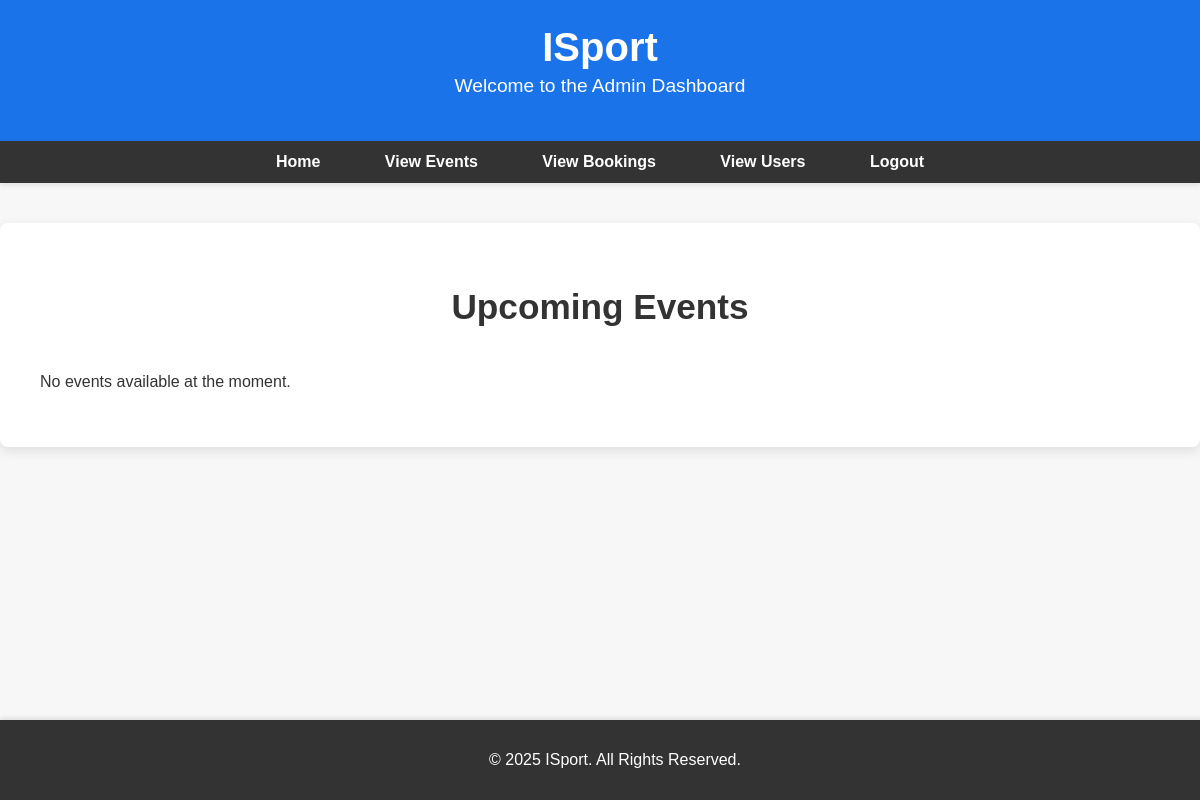
Page /viewusers/ on the earlier database version.
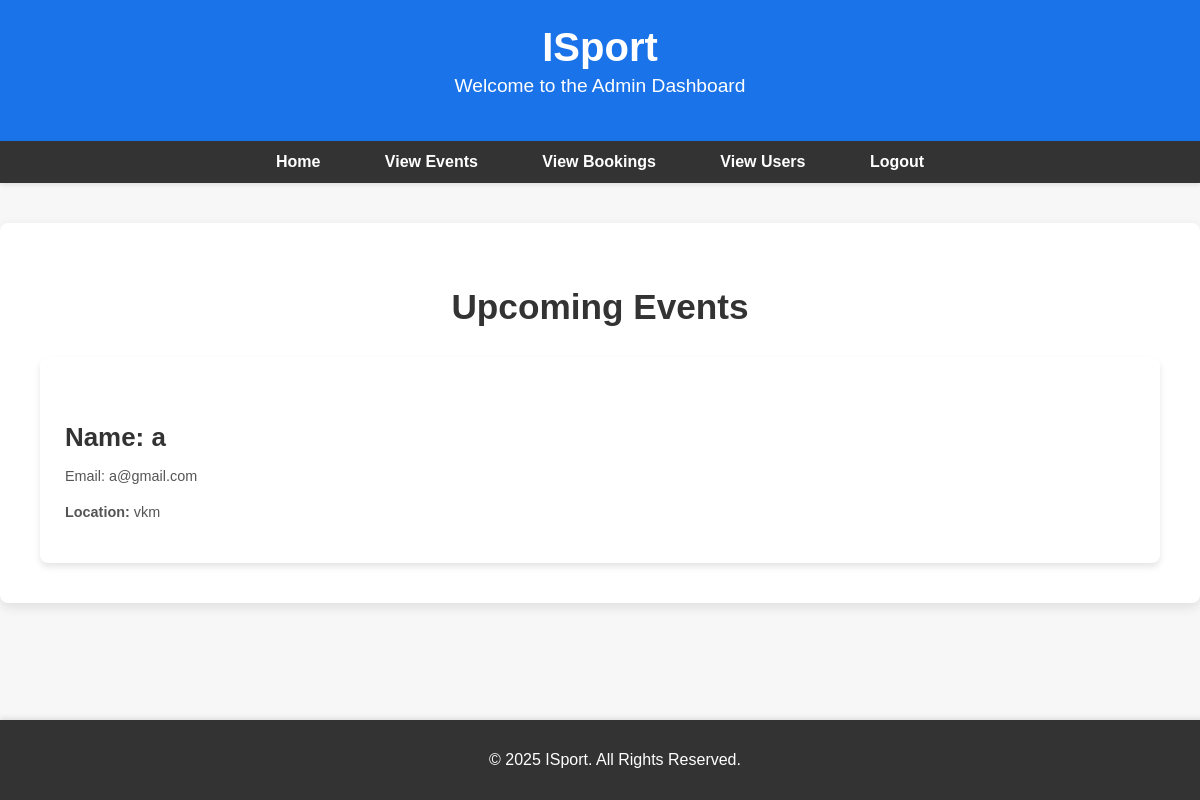
Same page on the later database version.
### app/models.py (models this page shows, shortened)
class FanRegister(models.Model):
    email = models.EmailField(unique=True)
    name = models.TextField()
    phone = models.IntegerField()
    password = models.TextField()
    location= models.TextField()
    confirm_password=models.TextField()
    favoriteevent=models.TextField()
    favoriteteam=models.TextField()

### app/views.py (the view)
# urls.py: path('viewusers/', views.viewusers, name='viewusers'),
def viewusers(request):
    users=FanRegister.objects.all()
    return render(request,'admin/viewusers.html',{'users':users})

### templates/admin/viewusers.html (shortened to what this page needs)
<!DOCTYPE html>
<html lang="en">
<head>
</head>
<body>
    <header>
        <h1>ISport</h1>
        <p>Welcome to the Admin Dashboard</p>
    </header>
    <nav>
        <ul>
            <li><a href="../adminhome">Home</a></li>
            <li><a href="../adminview_events">View Events</a></li>
            <li><a href="../adminbookings">View Bookings</a></li>
            <li><a href="../viewusers">View Users</a></li>
            <li><a href="../logout">Logout</a></li>
        </ul>
    </nav>
    <div class="content-wrapper">
        <h1>Upcoming Events</h1>
        <div class="events-container">
            {% for event in users %}
            <div class="event-item">
                <div class="event-details">
                    <h3>Name: {{ event.name }}</h3>
                    <p>Email: {{ event.email }}</p>
                    <p><strong>Location:</strong> {{ event.location }}</p>
                </div>
            </div>
            {% empty %}
            <p>No events available at the moment.</p>
            {% endfor %}
        </div>
    </div>
    <footer>
        <p>&copy; 2025 ISport. All Rights Reserved.</p>
    </footer>
</body>
</html>

Differences in the rows shown:
added FanRegister: name "a", email "a@gmail.com", location "vkm"
Other differences:
text no longer shown: "No events available at the moment."
